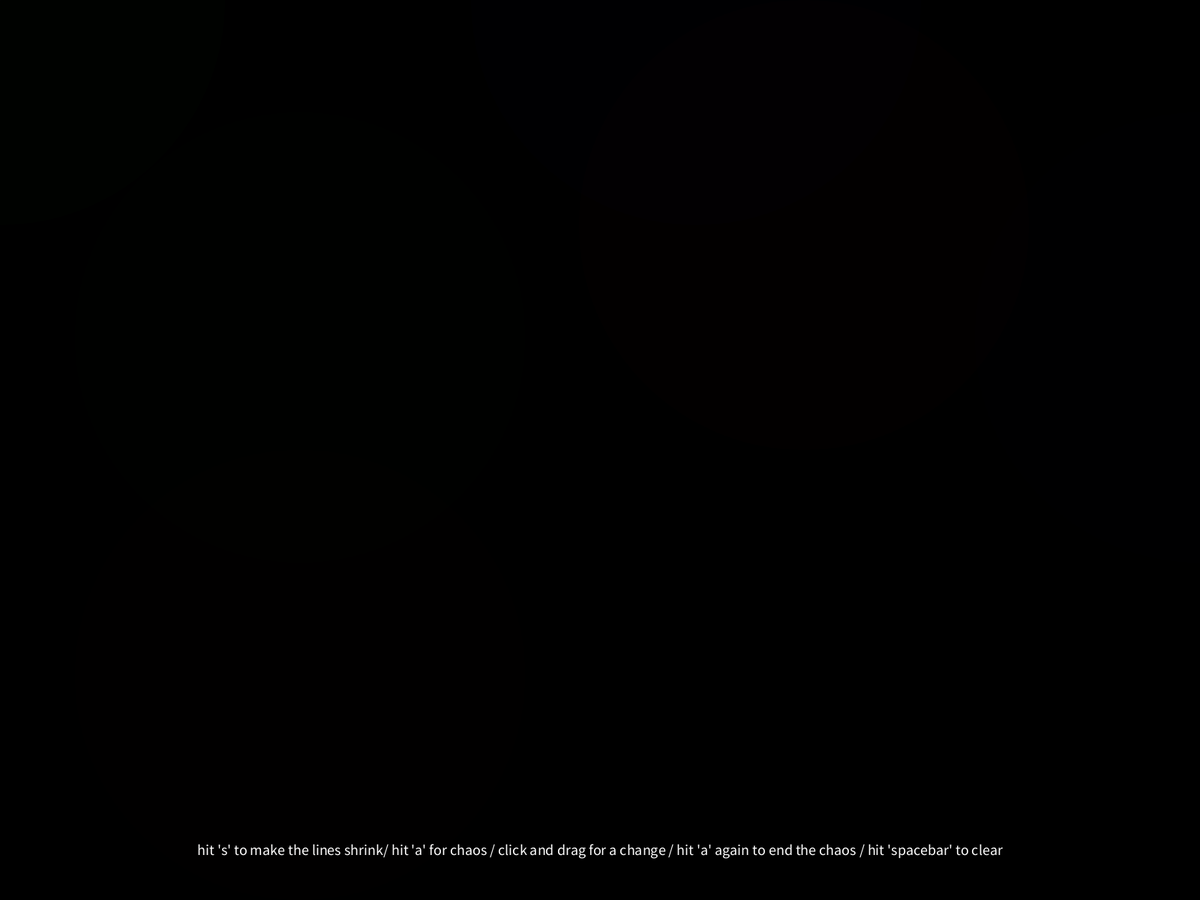
Frame 1 (no input)
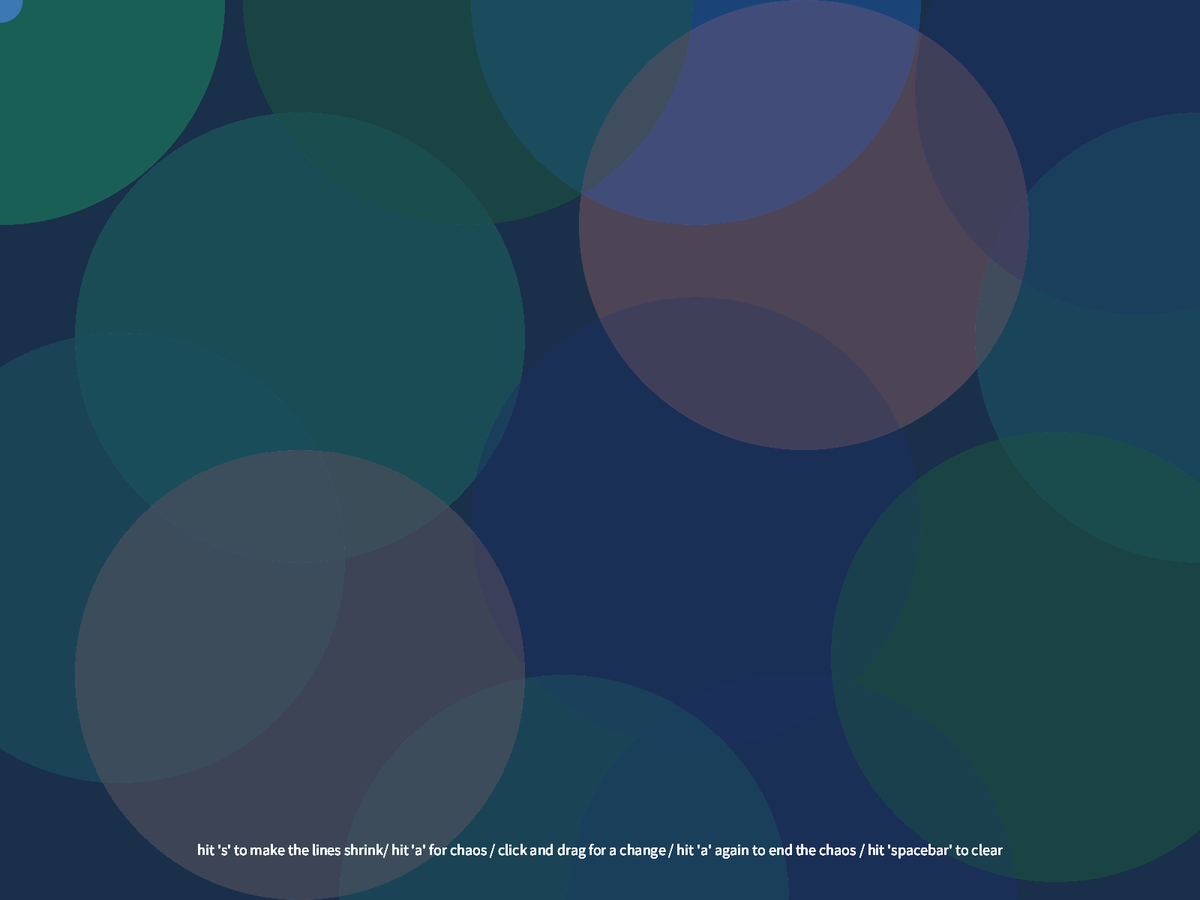
Frame 60 (the mouse pressed at the canvas centre just before this capture)
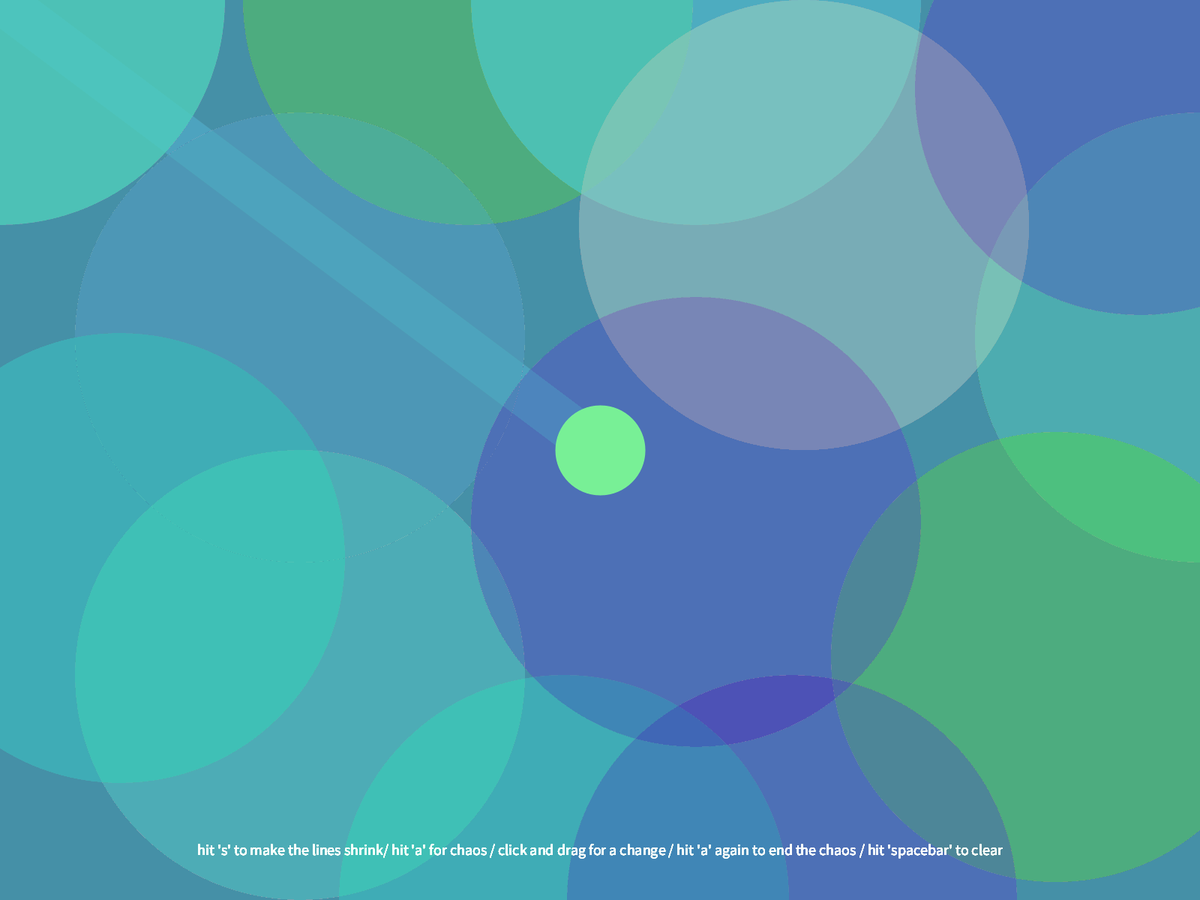
Frame 120 (the mouse held since frame 60 and released just before this capture)

The Processing sketch that drew these frames (run headless with seeded random() and noise(); from frame 60 on, the mouse is pressed at the canvas centre):

// Processing sketch: PROJECT_drawingApp
// ── PROJECT_drawingApp.pde
//"DRAWING" "APP" HAHA
//MIKAELA FISHMAN 
//SEPTEMBER 19, 2018
//IN WHICH I GIVE YOU THE ILLUSION OF CONTROL

//for gradually color changing
int r = 0;
int rSpeed = 1;
int g = 0;
int gSpeed = 2;
int b = 0;
int bSpeed = 3;
int size = 1;
int sizeChange = 1;

//for the falling circles
float x1;
float x2;
float x3;
float x4;
float x5;
float y1=0;
float y2=0;
float y3=0;
float y4=0;
float y5=0;
float y1Speed = 15;
float y2Speed = 16;
float y3Speed = 13;
float y4Speed = 17;
float y5Speed = 14;
float x1Speed = 14;
float x2Speed = 15;
float x3Speed = 12;
float x4Speed = 16;
float x5Speed = 13;
boolean ballsFall = false;

boolean drawLine = true;

int ellipseSize = 100;

void setup() {
  fullScreen();
  background(0);
  //these are for the falling cirlces
  x1 = width*.1;
  x2 = width*.3;
  x3 = width*.5;
  x4 = width*.7;
  x5 = width*.9;
}

void draw() {

  //the "background" aka just a rectangle
  fill(r, g, b, 5);
  noStroke();
  //making the instructions appear on the bottom
  rect(0, 0, displayWidth, displayHeight);
  fill(255);
  textSize(20);
  textAlign(CENTER);
  text("hit 's' to make the lines shrink/ hit 'a' for chaos / click and drag for a change / hit 'a' again to end the chaos / hit 'spacebar' to clear", width/2, height*.95);

  // MAKING THE GRADUAL COLOR CHANGES 
  r = r+ rSpeed;
  g = g+ gSpeed;
  b = b+ bSpeed;

  if (r >= 255) { 
    rSpeed = rSpeed * -1;
  }

  if (r <= 0) { 
    rSpeed = rSpeed * -1;
  }

  if (g >= 255) { 
    gSpeed = gSpeed * -1;
  }

  if (g <= 0) { 
    gSpeed = gSpeed * -1;
  }

  if (b >= 255) { 
    bSpeed = bSpeed * -1;
  }

  if (b <= 0) { 
    bSpeed = bSpeed * -1;
  }

  // MAKING CIRCLES THAT ALSO CHANGE COLOR SLOWLY
  fill(r, 255, b, 2);
  ellipse(0, 0, height*.5, height*.5);

  fill(r, g, 255, 2);
  ellipse(width*.58, 0, height*.5, height*.5);

  fill(255, g, b, 2);
  ellipse(width*.67, height*.25, height*.5, height*.5);

  fill(r, 155, b, 2);
  ellipse(width*.25, height*.375, height*.5, height*.5);

  fill(r, g, 155, 2);
  ellipse(width, height*.375, height*.5, height*.5);

  fill(155, g, b, 2);
  ellipse(width*.25, height*.75, height*.5, height*.5);

  fill(r, 55, b, 2);
  ellipse(width*.58, height*.58, height*.5, height*.5);

  fill(r, g, 55, 2);
  ellipse(width*.88, height*.73, height*.5, height*.5);

  fill(55, g, b, 2);
  ellipse(width*.47, height, height*.5, height*.5);

  fill(r, 10, b, 2);
  ellipse(width*.66, height, height*.5, height*.5);

  fill(r, g, 10, 2);
  ellipse(width*.39, 0, height*.5, height*.5);

  fill(10, g, b, 2);
  ellipse(width*.1, height*.62, height*.5, height*.5);

  fill(r, 0, b, 2);
  ellipse(width*.95, height*.1, height*.5, height*.5);


  // MAKING THE THING WHERE YOU DRAW

  if (drawLine == true) {
    stroke(r, g, b);
    strokeWeight(size);
    size = size + sizeChange;
    if (size == 1) {
      sizeChange = sizeChange*-1;
    }
    line(mouseX, mouseY, pmouseX, pmouseY);
  }

  // MAKING THE FALLING CIRCLES 

  if (ballsFall == true) {
    if (drawLine == false) {
      stroke(r, 255, b);
    } else {         
      stroke(r, 255, b, 45);
    }
    noFill();
    ellipse(x1, y1, ellipseSize, ellipseSize);
    y1 = y1 + y1Speed;
    ellipse(x2, y2, ellipseSize, ellipseSize);
    y2 = y2 + y2Speed;
    ellipse(x3, y3, ellipseSize, ellipseSize);
    y3 = y3 + y3Speed;
    ellipse(x4, y4, ellipseSize, ellipseSize);
    y4 = y4 + y4Speed;
    ellipse(x5, y5, ellipseSize, ellipseSize);
    y5 = y5 + y5Speed;

    if (y1>height) {
      y1Speed = y1Speed * -1;
    }

    if (y1<-35) {
      y1Speed = y1Speed * -1;
    }

    if (y2>height) {
      y2Speed = y2Speed * -1;
    }

    if (y2<-400) {
      y2Speed = y2Speed * -1;
    }

    if (y3>height) {
      y3Speed = y3Speed * -1;
    }

    if (y3<-10) {
      y3Speed = y3Speed * -1;
    }

    if (y4>height) {
      y4Speed = y4Speed * -1;
    }

    if (y4<-30) {
      y4Speed = y4Speed * -1;
    }

    if (y5>height) {
      y5Speed = y5Speed * -1;
    }

    if (y5<-20) {
      y5Speed = y5Speed * -1;
    }
  }

  //CLEARING THE BACKGROUND WHEN YOU PRESS THE SPACE BAR

  if (keyPressed) {
    if (key == ' ') {
      fill(0);
      noStroke();
      rect(0, 0, displayWidth, displayHeight);
    }
  }
}

void keyPressed() {

  //CHANGING THE SIZE OF THE LINE AND THE CIRCLE STROKES
  if (key == 's') {
    sizeChange = sizeChange*-1;
  }
  //MAKING THE CIRCLES FALL OR STOP FALLING
  if (key == 'a') { 
    if (ballsFall == true) {
      ballsFall = false;
    } else {
      ballsFall = true;
    }
  }
}

void mouseDragged() {
  //MAKING THE LINES THAT EMENATE FROM THE CENTER WHEN YOU HOLD DOWN THE MOUSE
  strokeWeight(1);
  stroke(r, g, 255);
  line(width/2, height/2, pmouseX, pmouseY);
  //MAKING IT SO THAT THE NORMAL LINE GOES AWAY WHILE YOU DO THIS
  drawLine = false;
} 
void mouseReleased() {    
  //NORMAL DRAWING LINE 
  drawLine = true;
}
